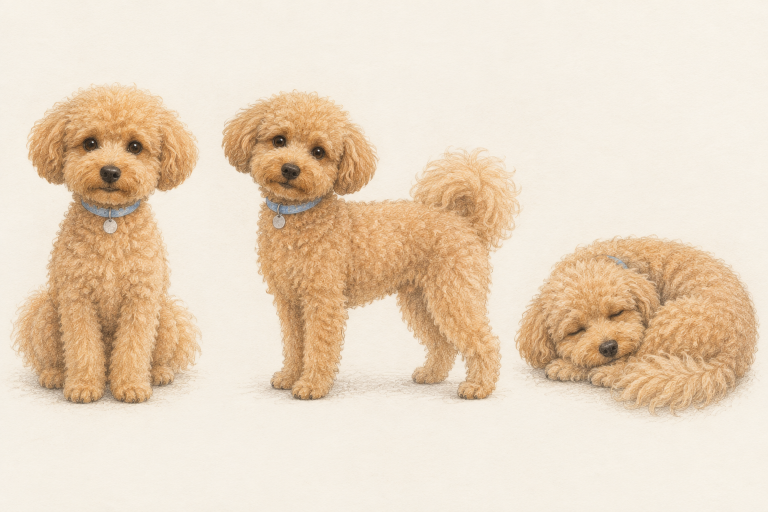
#> input picture assets/ref/dog_adult.png, 1536 x 1024 px (shown at 1/2 size); its folder holds only this picture in this run
$ python -i compose.py   (imports and definitions only)
#> lines starting #> are read from the running program, lines starting #| are printed output that depends on the picture
"""文字とイラストを合成して、1080×1920 のスライドを20枚作る。

  ./ehon compose <ep>                 slides/01.png〜20.png
  ./ehon compose <ep> --placeholder   イラストが無くても仮の絵で通す（レイアウト確認用）

レイアウトの数値は config/channel.yaml の layout。設計書の仕様（背景 #F2F1EE、文字 #333、
強調1枚だけ #C0392B、文字は上部 Y=500〜900、イラストは下部中央）に合わせてある。
"""
from __future__ import annotations

import random
from functools import cache
from pathlib import Path

from PIL import Image, ImageDraw, ImageFilter

from .config import cfg, meta, script, set_state
from .layout import break_lines, font


def hex_rgb(h: str) -> tuple[int, int, int]:
    h = h.lstrip("#")
    return tuple(int(h[i:i + 2], 16) for i in (0, 2, 4))  # type: ignore[return-value]


# [15 lines left out: function paper, not called in this run]


def match_paper(img: Image.Image) -> Image.Image:
    """イラストの紙の色（縁の中央値）を背景色にそろえる。ずれていると四角い色むらが見える。"""
    w, h = img.size
    pts = [img.getpixel((x, y)) for x in range(4, w, max(1, w // 40)) for y in (3, h - 4)] + \
          [img.getpixel((x, y)) for y in range(4, h, max(1, h // 40)) for x in (3, w - 4)]
    target = hex_rgb(cfg("channel")["layout"]["background"])
    delta = [target[i] - sorted(p[i] for p in pts)[len(pts) // 2] for i in range(3)]
    return Image.merge("RGB", [ch.point(lambda v, d=d: max(0, min(255, v + d))) for ch, d in zip(img.split(), delta)])


# [93 lines left out: functions feathered, placeholder, cover_label, teaser, render, run, not called in this run]

>>> import cv2
>>> picture = cv2.imread('../../assets/ref/dog_adult.png', cv2.IMREAD_GRAYSCALE)
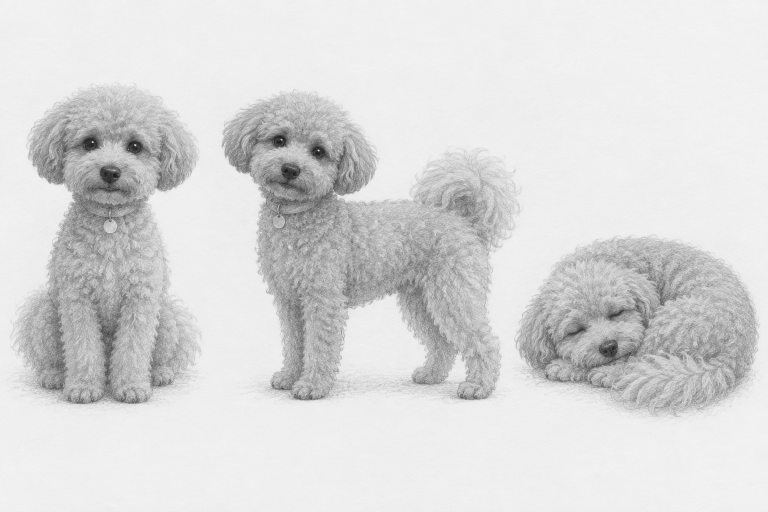
#> picture: shape (1024, 1536) (shown at 1/2 size); min 18, max 246, mean 217
#> (the run stopped early here; a loop or call above may not have finished)

$ run again, on assets/ref/dog_puppy.png
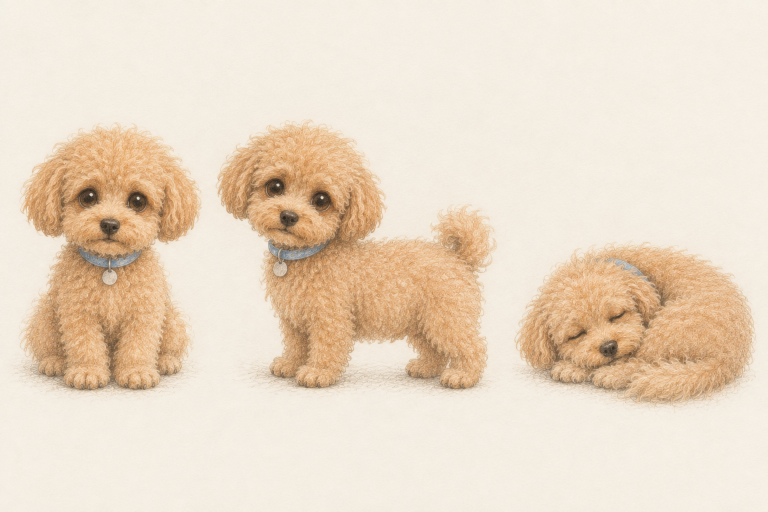
#> input picture assets/ref/dog_puppy.png, 1536 x 1024 px (shown at 1/2 size)
#> `picture = cv2.imread('../../assets/ref/dog_adult.png', cv2.IMREAD_GRAY..`:
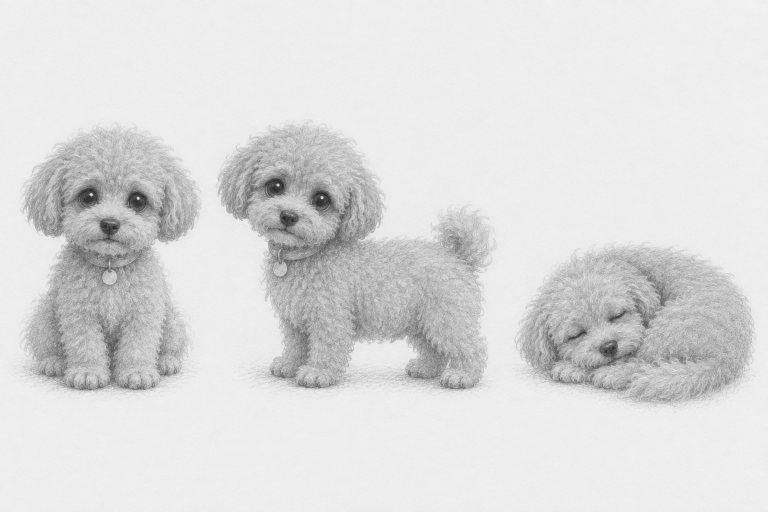
#> picture: shape (1024, 1536) (shown at 1/2 size); min 26, max 244, mean 220.3

$ run again, on assets/ref/dog_senior.png
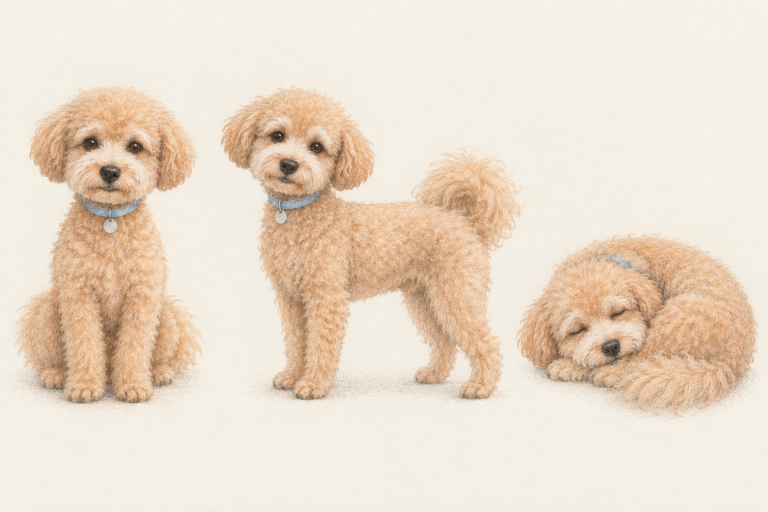
#> input picture assets/ref/dog_senior.png, 1536 x 1024 px (shown at 1/2 size)
#> `picture = cv2.imread('../../assets/ref/dog_adult.png', cv2.IMREAD_GRAY..`:
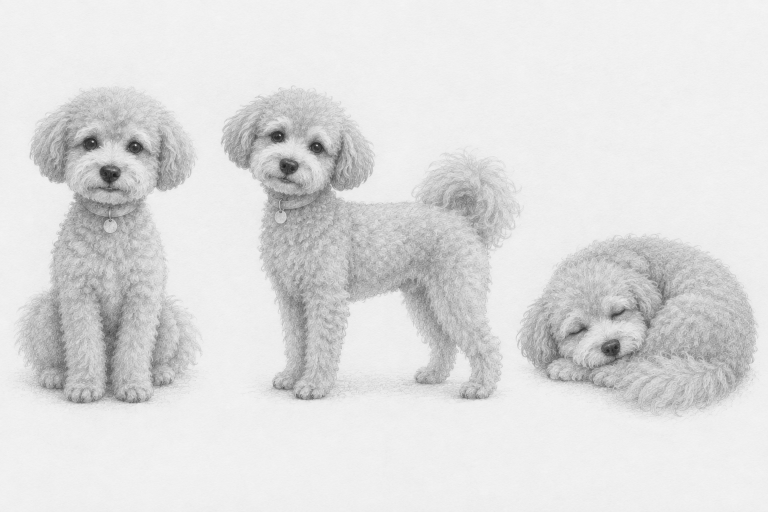
#> picture: shape (1024, 1536) (shown at 1/2 size); min 23, max 246, mean 221.8
